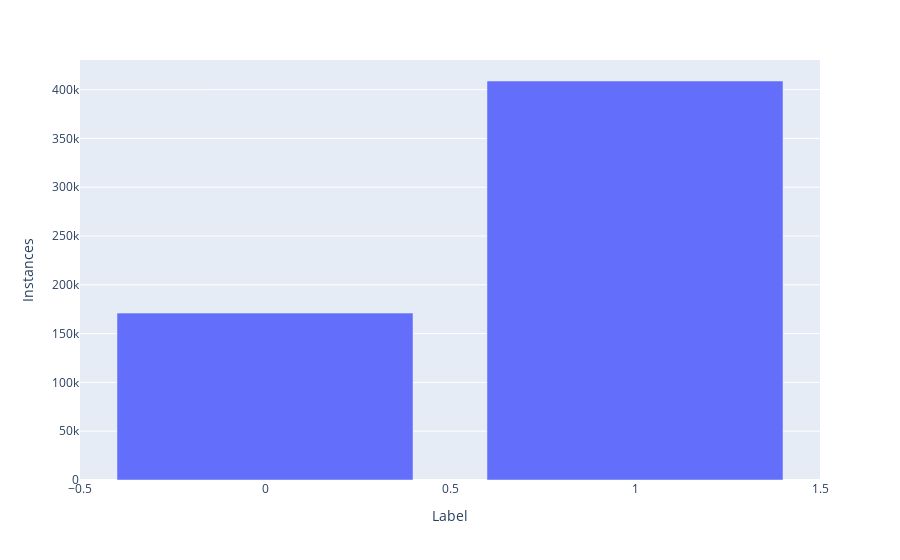

Notebook code cell kept with this figure:
### Code cell
print(label_counter.Label)
fig = px.bar(label_counter, x=label_counter.index, y=label_counter.Label)
fig.update_layout(
    xaxis_title="Label",
    yaxis_title="Instances",
)
fig.show()

### Figure 1 — Plotly figure (JSON) as saved in the notebook; plotly's stock layout.template omitted (floating-point values rounded to 4 significant figures)
{"data": [{"alignmentgroup": "True", "hovertemplate": "index=%{x}<br>Label=%{y}<extra></extra>", "legendgroup": "", "marker": {"color": "#636efa", "pattern": {"shape": ""}}, "name": "", "offsetgroup": "", "orientation": "v", "showlegend": false, "textposition": "auto", "type": "bar", "x": [1, 0], "xaxis": "x", "y": [408834, 171006], "yaxis": "y"}], "layout": {"barmode": "relative", "legend": {"tracegroupgap": 0}, "margin": {"t": 60}, "xaxis": {"anchor": "y", "domain": [0, 1], "title": {"text": "Label"}}, "yaxis": {"anchor": "x", "domain": [0, 1], "title": {"text": "Instances"}}}}
